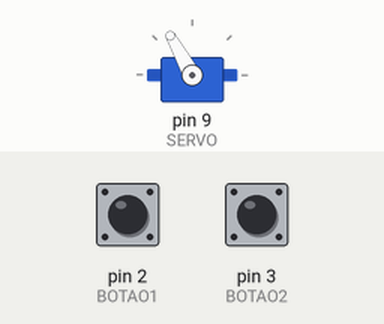
Simulated run of this sketch. Board: Arduino Uno, built with avr-gcc and run on an emulated ATmega328P. On the bench: servo. The inputs (shaded band) are chosen by the test bench; at power-on: pin 2 (BOTAO1) HIGH, pin 3 (BOTAO2) HIGH. What the sketch prints to the serial monitor is not drawn.

Above: at 2.2 s.
2.3 s: pin 2 (BOTAO1) pulled LOW for 0.15 s
At 2.67 s:
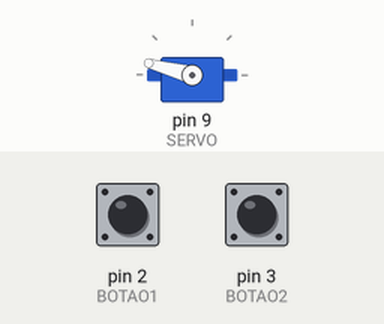
5.3 s: pin 3 (BOTAO2) pulled LOW for 0.15 s
At 5.73 s:
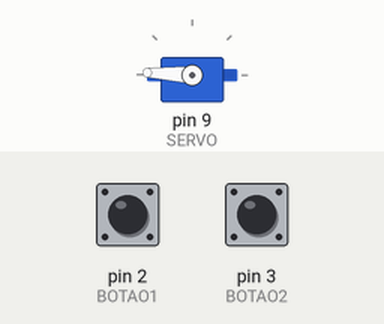
8.4 s: pin 2 (BOTAO1) pulled LOW for 1 s
At 9.06 s:
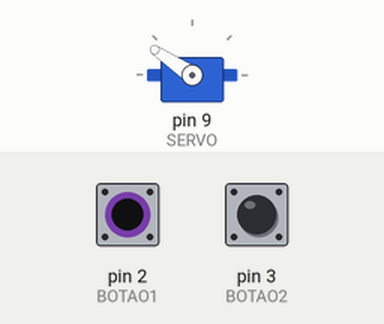
11.6 s: pin 3 (BOTAO2) pulled LOW for 1 s
Timing chart, 0 to 15.7 s (numbered marks = the images above; inputs shaded):
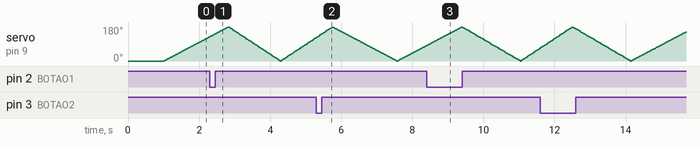

The sketch:

3c.ino
```cpp
#include <Servo.h>

const int SERVO = 9;
const int BOTAO1 = 2;
const int BOTAO2 = 3;

int tempo = 10;
int buttonStateA = LOW; // Estado atual do botão A
int lastButtonStateA = LOW; // Último estado do botão A

Servo s1; // Variável Servo1
int posicaoS; // Posição Servo

void setup()
{
  s1.attach(SERVO);
  Serial.begin(9600);

  s1.write(0);
  delay(1000);

  pinMode(BOTAO1, INPUT_PULLUP);
  pinMode(BOTAO2, INPUT_PULLUP);

  attachInterrupt(digitalPinToInterrupt(BOTAO1), acelerar, CHANGE);
  attachInterrupt(digitalPinToInterrupt(BOTAO2), desacelerar, CHANGE);
}

void acelerar()
{
  if (tempo > 1) {
    tempo--;
    Serial.print(tempo);
  }
}

void desacelerar()
{
  if (tempo < 40) {
    tempo++;
    Serial.print(tempo);
  }
}

void servoGirar(int tempo)
{
  for (posicaoS = 0; posicaoS <= 180; posicaoS++) {
    s1.write(posicaoS);
    delay(tempo);
  }
}

void delayGiro(int tempo)
{
  for (posicaoS = 180; posicaoS >= 0; posicaoS--) {
    s1.write(posicaoS);
    delay(tempo);
  }
}

void loop()
{
  while (true) {
    servoGirar(tempo);
    delayGiro(tempo);
  }
}
```
